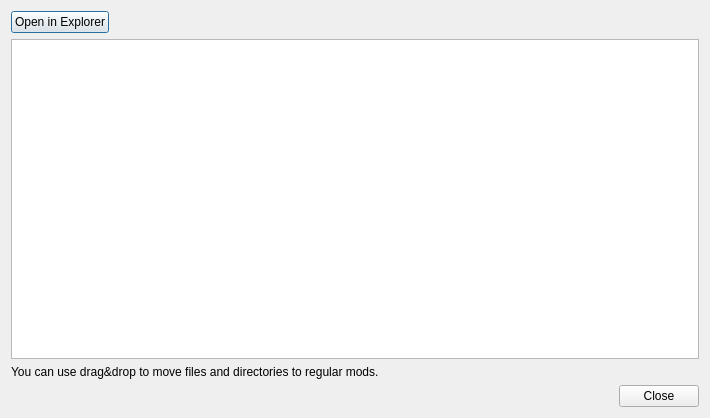
<?xml version="1.0" encoding="UTF-8"?>
<ui version="4.0">
 <class>OverwriteInfoDialog</class>
 <widget class="QDialog" name="OverwriteInfoDialog">
  <property name="geometry">
   <rect>
    <x>0</x>
    <y>0</y>
    <width>710</width>
    <height>418</height>
   </rect>
  </property>
  <property name="windowTitle">
   <string>Overwrite</string>
  </property>
  <layout class="QVBoxLayout" name="verticalLayout">
   <item alignment="Qt::AlignLeft">
    <widget class="QPushButton" name="explorerButton">
     <property name="text">
      <string>Open in Explorer</string>
     </property>
    </widget>
   </item>
   <item>
    <widget class="QTreeView" name="filesView">
     <property name="contextMenuPolicy">
      <enum>Qt::CustomContextMenu</enum>
     </property>
     <property name="dragEnabled">
      <bool>true</bool>
     </property>
     <property name="dragDropMode">
      <enum>QAbstractItemView::DragDrop</enum>
     </property>
     <property name="defaultDropAction">
      <enum>Qt::MoveAction</enum>
     </property>
     <property name="selectionMode">
      <enum>QAbstractItemView::ExtendedSelection</enum>
     </property>
     <property name="sortingEnabled">
      <bool>true</bool>
     </property>
    </widget>
   </item>
   <item>
    <widget class="QLabel" name="label">
     <property name="text">
      <string>You can use drag&amp;drop to move files and directories to regular mods.</string>
     </property>
    </widget>
   </item>
   <item>
    <widget class="QDialogButtonBox" name="buttonBox">
     <property name="orientation">
      <enum>Qt::Horizontal</enum>
     </property>
     <property name="standardButtons">
      <set>QDialogButtonBox::Close</set>
     </property>
    </widget>
   </item>
  </layout>
 </widget>
 <resources/>
 <connections>
  <connection>
   <sender>buttonBox</sender>
   <signal>accepted()</signal>
   <receiver>OverwriteInfoDialog</receiver>
   <slot>accept()</slot>
   <hints>
    <hint type="sourcelabel">
     <x>248</x>
     <y>254</y>
    </hint>
    <hint type="destinationlabel">
     <x>157</x>
     <y>274</y>
    </hint>
   </hints>
  </connection>
  <connection>
   <sender>buttonBox</sender>
   <signal>rejected()</signal>
   <receiver>OverwriteInfoDialog</receiver>
   <slot>reject()</slot>
   <hints>
    <hint type="sourcelabel">
     <x>316</x>
     <y>260</y>
    </hint>
    <hint type="destinationlabel">
     <x>286</x>
     <y>274</y>
    </hint>
   </hints>
  </connection>
 </connections>
</ui>
